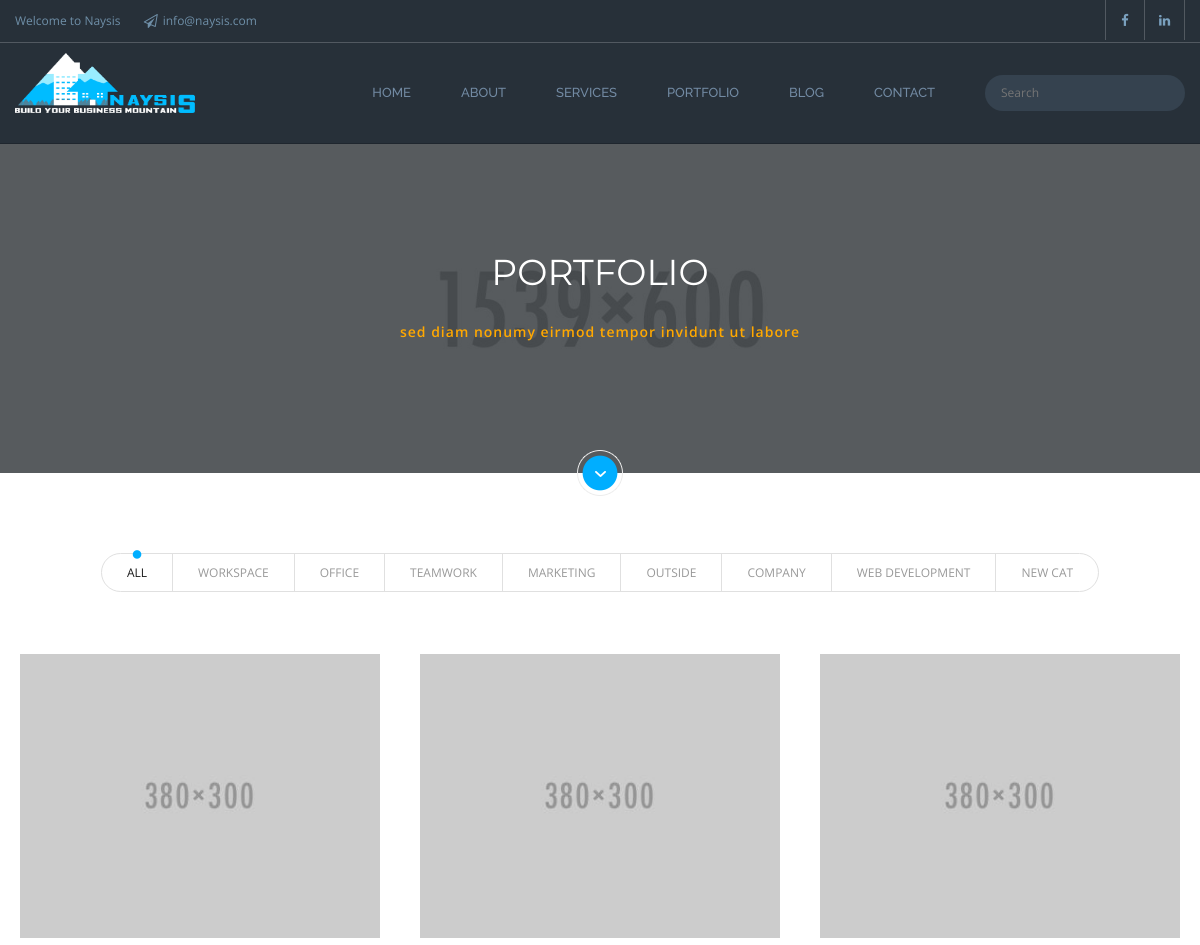
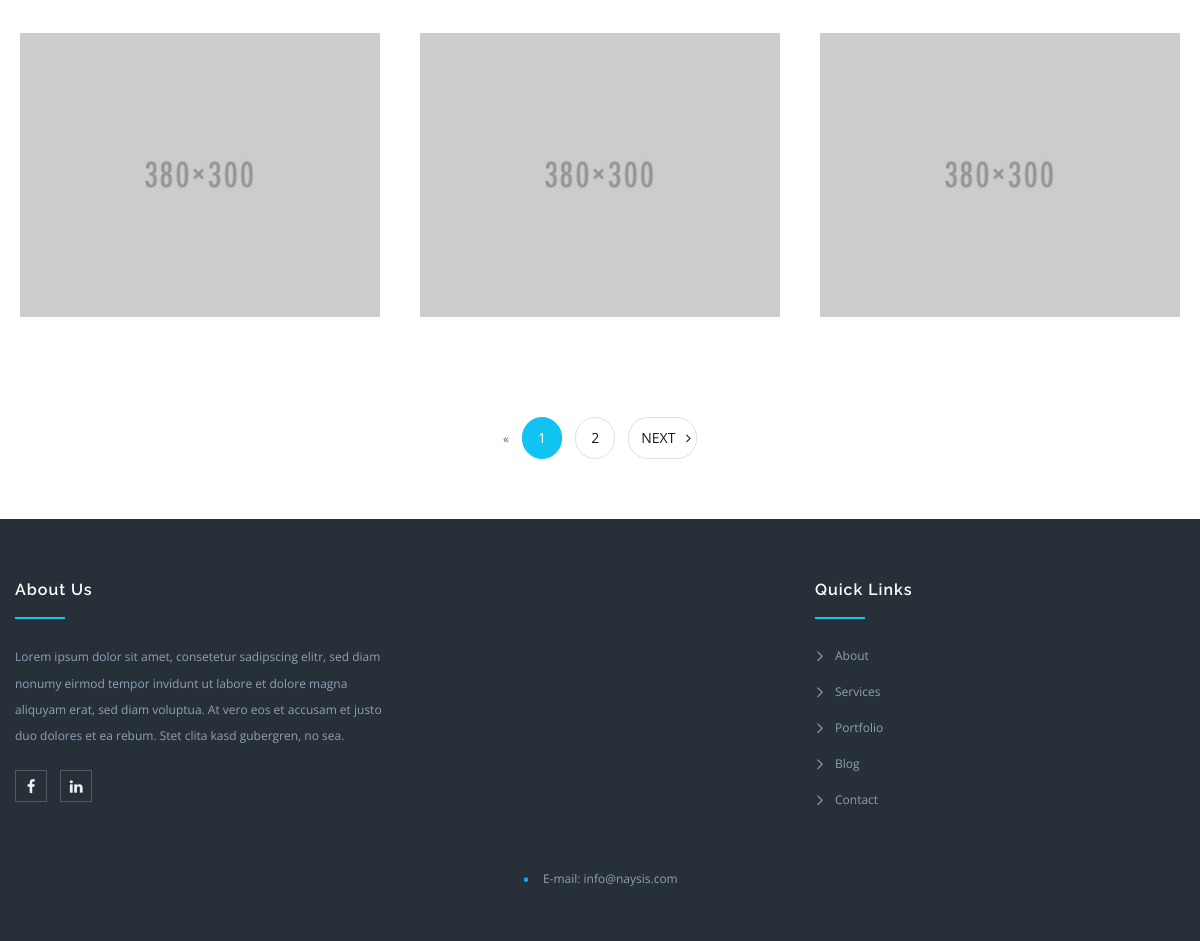
The page /portfolio/ on the database its author committed (2 pictures, top to bottom).
### project/models.py (models this page shows, shortened)
class PortfolioCategory(models.Model):
    name = models.CharField(max_length=64, blank=True, null=True, default=None)
    def __str__(self):
        return "%s" % self.name.replace(' ', '_')
    class Meta:
        verbose_name = "Portfolio Category"
        verbose_name_plural = "Portfolio Categories"

class PortfolioItems(models.Model):
    name = models.CharField(max_length=64, blank=True, null=True, default=None)
    short_description = models.TextField(blank=True, null=True, default=None)
    description = models.TextField(blank=True, null=True, default=None)
    image = models.ImageField(upload_to='portfolio_images', default='portfolio_images/image-1.jpg')
    category = models.ForeignKey(PortfolioCategory, blank=True, null=True, default=None)
    url = models.URLField(max_length=64, blank=True, null=True, default=None)
    is_active = models.BooleanField(default=True)
    created = models.DateTimeField(auto_now_add=True, auto_now=False)
    updated = models.DateTimeField(auto_now_add=False, auto_now=True)
    class Meta:
        verbose_name = "Portfolio Item"
        verbose_name_plural = "Portfolio Items"

### portfolio/views.py (the view)
def listing(request):
        items_count = 6
        items = PortfolioItems.objects.filter(is_active=True).order_by('-created')
        paginator = Paginator(items, items_count)
        page = request.GET.get('page', 1)
        try:
            protfolio_page = paginator.page(page)
        except PageNotAnInteger:
            protfolio_page = paginator.page(1)
        except EmptyPage:
            protfolio_page = paginator.page(paginator.num_pages)
        categoryes = PortfolioCategory.objects.all()
        return render(request, 'portfolio/index.html', {'protfolio_page': protfolio_page, 'categoryes': categoryes})

### portfolio/templates/portfolio/index.html (shortened to what this page needs)
{% extends 'Naysis/base/basePage.html'%}
{%load static %}
{%block content%}
    <section class="page-title" style="background-image:url({% static 'images/parallax/image-1.jpg' %});">
    	<div class="auto-container">
        	<div class="sec-title">
                <h1>Portfolio</h1>
                <div class="page-subtitle">sed diam nonumy eirmod tempor invidunt ut labore</div>
            </div>
        </div>
        <div class="down-arrow scroll-to-target" data-target=".scroll-to-this"></div>
    </section>
<section class="gallery-section three-column scroll-to-this">
    	<div class="auto-container">
            <div class="filters">
                <ul class="filter-tabs clearfix">
                    <li class="filter" data-role="button" data-filter="all"><span class="fa fa-circle"></span> All</li>
                    {%for category in categoryes%}
                    <li class="filter" data-role="button" data-filter=".{{category.name.split|join:'_'}}"> {{category.name}}</li>
                    {%endfor%}
                </ul>
            </div>
            <div class="images-container">
                <div class="filter-list row clearfix">
                    {%for item in protfolio_page%}
                    <div class="col-lg-4 col-md-6 col-sm-6 col-xs-12 item-box portfolio-item mix mix_all {{item.category}}">
                        <div class="inner-box">
                            <figure class="image"><a href="{{item.image.url}}" class="lightbox-image" title="{{item.name}}"><img src="{{item.image.url}}" alt=""></a></figure>
                        </div>
                    </div>
                    {%endfor%}
                </div>
                <br><br><br>
                <div class="centered-pagination text-center">
                    {% if protfolio_page.has_other_pages %}
                      <ul>
                        {% if protfolio_page.has_previous %}
                          <li><a href="?page={{ protfolio_page.previous_page_number }}"><span class="fa fa-angle-left"></span>&ensp;PREV&ensp;</a></li>
                        {% else %}
                          <li class="disabled"><span>&laquo;</span></li>
                        {% endif %}
                        {% for i in protfolio_page.paginator.page_range %}
                          {% if protfolio_page.number == i %}
                            <li ><a href="?page={{ i }}" class="active"><span>{{ i }} <span class="sr-only">(current)</span></span></a></li>
                          {% else %}
                            <li><a href="?page={{ i }}">{{ i }}</a></li>
                          {% endif %}
                        {% endfor %}
                        {% if protfolio_page.has_next %}
                          <li><a href="?page={{ protfolio_page.next_page_number }}">&ensp;NEXT&ensp; <span class="fa fa-angle-right"></span> </a></li>
                        {% else %}
                          <li class="disabled"><span>&raquo;</span></li>
                        {% endif %}
                      </ul>
                    {% endif %}
            </div>
        </div>
    </section>
{%endblock%}

### Naysis/templates/Naysis/base/basePage.html (shortened to what this page needs)
<!DOCTYPE html>
<html>
<head>
{%load static%}
<link href="{%static 'css/bootstrap.css' %}" rel="stylesheet">
<link href="{%static 'css/revolution-slider.css' %}" rel="stylesheet">
<link href="{%static 'css/style.css' %}" rel="stylesheet">
    <link rel="stylesheet" href="https://maxcdn.bootstrapcdn.com/font-awesome/4.7.0/css/font-awesome.min.css">
<link href="{%static 'css/responsive.css' %}" rel="stylesheet">
</head>
<body>
<div class="page-wrapper">
    {%include 'Naysis/base/header.html'%}
    {%block content%}
    {%endblock%}
    {%include 'Naysis/base/footer.html'%}
</div>
</body>
</html>

### Naysis/templates/Naysis/base/header.html (shortened to what this page needs)
{%load static%}
<header class="main-header">
    	<div class="header-top">
        	<div class="auto-container clearfix">
            	<div class="top-left">
                	<ul class="clearfix">
                    	<li><a href="{% url 'home:index' %}">Welcome to Naysis</a></li>
                        <li><a href="mailto:info@naysis.com	"><span class="icon fa fa-send-o"></span>info@naysis.com</a></li>
                    </ul>
                </div>
                <div class="top-right">
                	<div class="social-links-one clearfix">
                    	<a href="#" class="facebook"><span class="fa fa-facebook-f"></span></a>
                        <a href="#" class="linkedin"><span class="fa fa-linkedin"></span></a>
                    </div>
                </div>
            </div>
        </div>
        <div class="header-lower">
        	<div class="auto-container clearfix">
                <div class="outer-box">
                    <div class="logo">
                        <a href="{%url 'home:index' %}"><img width="180px" height="60px" src="{%static 'images/logo-1.png' %}" alt="Radium"></a>
                     </div>
                    <div class="search-box">
                    	<form method="get" action="{% url 'blog:index' %}">
                        	<div class="form-group">
                            	<input type="search" name="q" value="{{request.GET.q}}" placeholder="Search">
                            </div>
                        </form>
                    </div>
                    <nav class="main-menu">
                        <div class="navbar-collapse collapse clearfix">
                            <ul class="navigation">
                                <li><a href="{% url 'home:index' %}">Home</a></li>
                                <li><a href="{% url 'about:index' %}">About</a></li>
                                <li><a href="{% url 'services:index' %}">Services</a></li>
                                <li><a href="{% url 'portfolio:index' %}">Portfolio</a></li>
                                <li><a href="{% url 'blog:index' %}">Blog</a></li>
                                <li><a href="{% url 'contact' %}">Contact</a></li>
                            </ul>
                        </div>
                    </nav>
                </div>
            </div>
        </div>
    </header>

### Naysis/templates/Naysis/base/footer.html
<footer class="main-footer">
        <div class="footer-upper">
            <div class="auto-container">
                <div class="row clearfix">
                	<div class="col-lg-4 col-sm-6 col-xs-12 column">
                        <div class="footer-widget about-widget">
                            <h2>About Us</h2>
                            <div class="text">
                            	<p>Lorem ipsum dolor sit amet, consetetur sadipscing elitr, sed diam nonumy eirmod tempor invidunt ut labore et dolore magna aliquyam erat, sed diam voluptua. At vero eos et accusam et justo duo dolores et ea rebum. Stet clita kasd gubergren, no sea.</p>
                            </div>
                            <div class="social-links">
                                <a href="#"><span class="fa fa-facebook-f"></span></a>
                                <a href="#"><span class="fa fa-linkedin"></span></a>
                            </div>
                        </div>
                    </div>
                    <div class="col-lg-4 col-sm-6 col-xs-12 column">
                    </div>
                    <div class="col-lg-4 col-sm-12 col-xs-12 column">
                        <h2>Quick Links</h2>
                    	<div class="row clearfix">
                            <div class="col-lg-6 col-sm-6 col-xs-12">
                                <div class="footer-widget links-widget">
                                    <ul>
                                        <li><a href="{% url 'about:index' %}">About</a></li>
                                        <li><a href="{% url 'services:index' %}">Services</a></li>
                                        <li><a href="{% url 'portfolio:index' %}">Portfolio</a></li>
                                        <li><a href="{% url 'blog:index' %}">Blog</a></li>
                                        <li><a href="{% url 'contact' %}">Contact</a></li>
                                    </ul>
                                </div>
                            </div>
                        </div>
                    </div>
                </div>
                <div class="contact-info">
                	<ul>
                        <li><span class="bullet">&bull;</span> E-mail:   info@naysis.com</li>
                    </ul>
                </div>
            </div>
        </div>
    </footer>

### rows shown on the page
PortfolioCategory: name "WORKSPACE"
PortfolioCategory: name "OFFICE"
PortfolioCategory: name "TEAMWORK"
PortfolioCategory: name "MARKETING"
PortfolioCategory: name "OUTSIDE"
PortfolioCategory: name "COMPANY"
PortfolioCategory: name "WEB DEVELOPMENT"
PortfolioCategory: name "NEW CAT"
PortfolioItems: image (picture)
PortfolioItems: image (picture)
PortfolioItems: image (picture)
PortfolioItems: image (picture)
PortfolioItems: image (picture)
PortfolioItems: image (picture)

### other values the page prints
{{ i }} "1"
{{ i }} "2"
